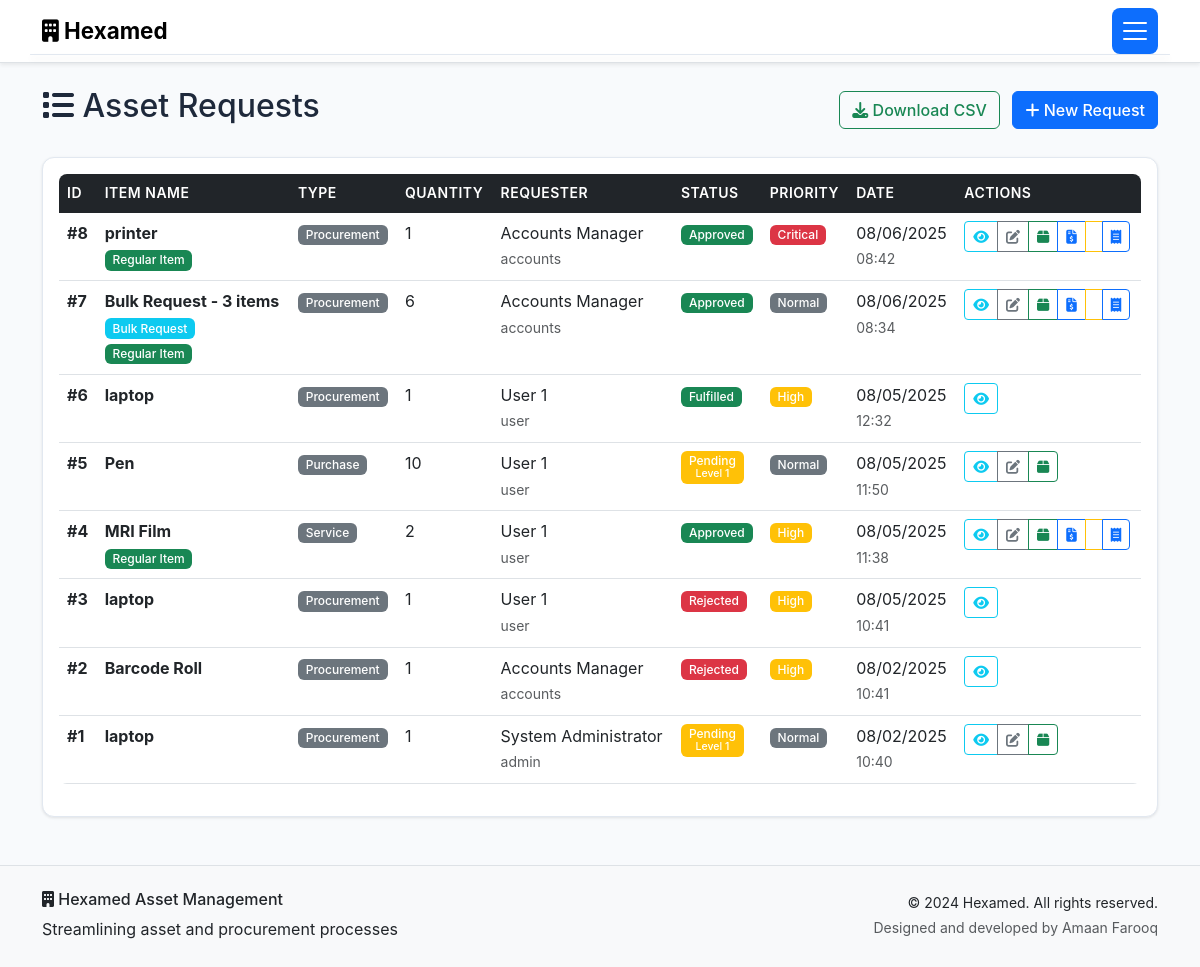
/requests (signed in), run on the app's committed database.
### models.py (models this page shows, shortened)
class AssetRequest(db.Model):
    id = db.Column(db.Integer, primary_key=True)
    item_name = db.Column(db.String(200), nullable=False)
    quantity = db.Column(db.Integer, nullable=False)
    purpose = db.Column(db.Text, nullable=False)
    request_type = db.Column(db.String(50), nullable=False)
    estimated_cost = db.Column(db.Float)
    urgency = db.Column(db.String(20), default='Normal')
    is_bulk_request = db.Column(db.Boolean, default=False)
    bulk_items = db.Column(db.Text)  # JSON array of items for bulk requests
    item_classification = db.Column(db.String(20))  # 'Regular' or 'Specific' - set by SCM
    status = db.Column(db.String(20), default='Pending')
    current_approval_level = db.Column(db.Integer, default=1)
    floor = db.Column(db.String(50))
    fulfilled_from_asset_id = db.Column(db.Integer, db.ForeignKey('asset.id'))
    fulfilled_quantity = db.Column(db.Integer, default=0)
    fulfilled_by = db.Column(db.Integer, db.ForeignKey('user.id'))
    fulfilled_at = db.Column(db.DateTime)
    fulfillment_notes = db.Column(db.Text)
    created_at = db.Column(db.DateTime, default=datetime.utcnow)
    updated_at = db.Column(db.DateTime, default=datetime.utcnow, onupdate=datetime.utcnow)
    user_id = db.Column(db.Integer, db.ForeignKey('user.id'), nullable=False)
    uploaded_files = db.relationship('UploadedFile', backref='request', lazy=True, cascade='all, delete-orphan')
    approvals = db.relationship('Approval', backref='request', lazy=True, cascade='all, delete-orphan')
    fulfilled_from_asset = db.relationship('Asset', foreign_keys=[fulfilled_from_asset_id])
    fulfilled_by_user = db.relationship('User', foreign_keys=[fulfilled_by])

class User(db.Model):
    id = db.Column(db.Integer, primary_key=True)
    username = db.Column(db.String(80), unique=True, nullable=False)
    email = db.Column(db.String(120), unique=True, nullable=False)
    password_hash = db.Column(db.String(256), nullable=False)
    role = db.Column(db.String(50), nullable=False, default='User')
    full_name = db.Column(db.String(100), nullable=False)
    floor = db.Column(db.String(50))
    department = db.Column(db.String(100))
    created_at = db.Column(db.DateTime, default=datetime.utcnow)
    is_active = db.Column(db.Boolean, default=True)
    requests = db.relationship('AssetRequest', foreign_keys='AssetRequest.user_id', backref='requester', lazy=True)

### routes.py (the view)
    def decorated_function(*args, **kwargs):
        if 'user_id' not in session:
            flash('Please log in to access this page.', 'warning')
            return redirect(url_for('login'))
        return f(*args, **kwargs)

### routes.py (called while the page is built)
def require_login(f):
    def decorated_function(*args, **kwargs):
        if 'user_id' not in session:
            flash('Please log in to access this page.', 'warning')
            return redirect(url_for('login'))
        return f(*args, **kwargs)
    decorated_function.__name__ = f.__name__
    return decorated_function

@app.route('/requests')
@require_login
def view_requests():
    user = User.query.get(session['user_id'])
    page = request.args.get('page', 1, type=int)
    if user.role in ['Admin', 'MD', 'Accounts/SCM']:
        requests = AssetRequest.query.order_by(AssetRequest.created_at.desc()).paginate(
            page=page, per_page=10, error_out=False)
    elif user.role == 'Concern Manager':
        requests = AssetRequest.query.filter_by(floor=user.floor).order_by(AssetRequest.created_at.desc()).paginate(
            page=page, per_page=10, error_out=False)
    else:
        requests = AssetRequest.query.filter_by(user_id=user.id).order_by(AssetRequest.created_at.desc()).paginate(
            page=page, per_page=10, error_out=False)
    assets = Asset.query.all() if user.role == 'Accounts/SCM' else []
    return render_template('requests.html', requests=requests, user=user, assets=assets)

### templates/requests.html (shortened to what this page needs)
{% extends "base.html" %}
{% block content %}
<div class="container my-4">
    <div class="row">
        <div class="col">
            <div class="d-flex justify-content-between align-items-center mb-4">
                <h2><i class="fas fa-list"></i> Asset Requests</h2>
                <div>
                    <a href="{{ url_for('download_requests') }}" class="btn btn-outline-success me-2">
                        <i class="fas fa-download"></i> Download CSV
                    </a>
                    <a href="{{ url_for('create_request') }}" class="btn btn-primary">
                        <i class="fas fa-plus"></i> New Request
                    </a>
                </div>
            </div>
        </div>
    </div>
    {% if requests.items %}
    <div class="card">
        <div class="card-body">
            <div class="table-responsive">
                <table class="table table-hover">
                    <thead>
                        <tr>
                            <th>ID</th>
                            <th>Item Name</th>
                            <th>Type</th>
                            <th>Quantity</th>
                            <th>Requester</th>
                            <th>Status</th>
                            <th>Priority</th>
                            <th>Date</th>
                            <th>Actions</th>
                        </tr>
                    </thead>
                    <tbody>
                        {% for request in requests.items %}
                        <tr>
                            <td><strong>#{{ request.id }}</strong></td>
                            <td>
                                <div>
                                    <strong>{{ request.item_name }}</strong>
                                    {% if request.is_bulk_request %}
                                        <br><span class="badge bg-info">Bulk Request</span>
                                    {% endif %}
                                    {% if request.item_classification %}
                                        <br><span class="badge bg-{{ 'success' if request.item_classification == 'Regular' else 'warning' }}">
                                            {{ request.item_classification }} Item
                                        </span>
                                    {% endif %}
                                </div>
                            </td>
                            <td>
                                <span class="badge bg-secondary">{{ request.request_type }}</span>
                            </td>
                            <td>{{ request.quantity }}</td>
                            <td>
                                <div>
                                    {{ request.requester.full_name }}
                                    <br><small class="text-muted">{{ request.requester.username }}</small>
                                </div>
                            </td>
                            <td>
                                {% if request.status == 'Pending' %}
                                    <span class="badge bg-warning">
                                        {{ request.status }}
                                        <br><small>Level {{ request.current_approval_level }}</small>
                                    </span>
                                {% elif request.status == 'Approved' %}
                                    <span class="badge bg-success">{{ request.status }}</span>
                                {% elif request.status == 'Rejected' %}
                                    <span class="badge bg-danger">{{ request.status }}</span>
                                {% elif request.status == 'Fulfilled' %}
                                    <span class="badge bg-success">{{ request.status }}</span>
                                {% endif %}
                            </td>
                            <td>
                                {% if request.urgency == 'Critical' %}
                                    <span class="badge bg-danger">{{ request.urgency }}</span>
                                {% elif request.urgency == 'High' %}
                                    <span class="badge bg-warning">{{ request.urgency }}</span>
                                {% elif request.urgency == 'Normal' %}
                                    <span class="badge bg-secondary">{{ request.urgency }}</span>
                                {% else %}
                                    <span class="badge bg-light text-dark">{{ request.urgency }}</span>
                                {% endif %}
                            </td>
                            <td>
                                <div>
                                    {{ request.created_at.strftime('%m/%d/%Y') if request.created_at else 'N/A' }}
                                    <br><small class="text-muted">{{ request.created_at.strftime('%H:%M') if request.created_at else 'N/A' }}</small>
                                </div>
                            </td>
                            <td>
                                <div class="btn-group btn-group-sm">
                                    <button class="btn btn-outline-info btn-sm" data-bs-toggle="modal"
                                            data-bs-target="#requestModal{{ request.id }}">
                                        <i class="fas fa-eye"></i>
                                    </button>
                                    {% if user.role in ['Accounts/SCM', 'Admin', 'MD'] %}
                                        {% if request.status in ['Pending', 'Approved'] %}
                                            <a href="{{ url_for('edit_request', request_id=request.id) }}"
                                               class="btn btn-outline-secondary btn-sm"
                                               title="Edit Request">
                                                <i class="fas fa-edit"></i>
                                            </a>
                                            <a href="{{ url_for('assign_from_asset', request_id=request.id) }}"
                                               class="btn btn-outline-success btn-sm"
                                               title="Assign from Asset">
                                                <i class="fas fa-box"></i>
                                            </a>
                                        {% endif %}
                                        {% if request.status == 'Approved' and user.role == 'Accounts/SCM' %}
                                            {% if not request.item_classification %}
                                                <a href="{{ url_for('classify_item', request_id=request.id) }}"
                                                   class="btn btn-outline-info btn-sm"
                                                   title="Classify Item & Create PO">
                                                    <i class="fas fa-tags"></i>
                                                </a>
                                            {% else %}
                                                <a href="{{ url_for('create_purchase_order_from_request', request_id=request.id) }}"
                                                   class="btn btn-outline-primary btn-sm"
                                                   title="Create Purchase Order">
                                                    <i class="fas fa-file-invoice-dollar"></i>
                                                </a>
                                            {% endif %}
                                            <a href="{{ url_for('fulfill_request', request_id=request.id) }}"
                                               class="btn btn-outline-warning btn-sm"
                                               title="Fulfill from Assets">
                                            </a>
                                            <a href="{{ url_for('upload_bill', request_id=request.id) }}"
                                               class="btn btn-outline-primary btn-sm"
                                               title="Upload Bill">
                                                <i class="fas fa-receipt"></i>
                                            </a>
                                        {% endif %}
                                    {% endif %}
                                </div>
                            </td>
                        </tr>
                        {% endfor %}
                    </tbody>
                </table>
            </div>
        </div>
    </div>
    {% endif %}
</div>
{% endblock %}

### static/style.css (style rules this page uses)
:root { --hexamed-primary: #2563eb; --hexamed-secondary: #64748b; --hexamed-success: #00ffaa; --hexamed-warning: #ffa200; --hexamed-danger: #ff0000; --hexamed-info: #06b6d4; --hexamed-light: #f8fafc; --hexamed-dark: #465977; --hexamed-gradient: linear-gradient(135deg, #2563eb, #06b6d4); }
body { font-family: 'Inter', 'Segoe UI', Tahoma, Geneva, Verdana, sans-serif; line-height: 1.6; background-color: #f8fafc; color: #1e293b; }
.card { border: 1px solid #e2e8f0; border-radius: 0.75rem; box-shadow: 0 1px 3px rgba(0, 0, 0, 0.1); transition: all 0.3s ease; background: white; }
.btn { font-weight: 500; transition: all 0.3s ease; border-radius: 0.375rem; }
.btn-group .btn { border-radius: 0.25rem; }
.table { border-radius: 0.5rem; overflow: hidden; }
.table thead th { background-color: var(--bs-dark); color: white; border: none; font-weight: 600; text-transform: uppercase; font-size: 0.875rem; letter-spacing: 0.5px; }
.table tbody tr { transition: background-color 0.2s ease; }
.badge { font-weight: 500; font-size: 0.75rem; padding: 0.35em 0.65em; }

### data on the page
AssetRequest: id "8", item_name "printer", item_classification "Regular", request_type "Procurement", quantity "1", requester.full_name "Accounts Manager", requester.username "accounts", status "Approved", urgency "Critical", created_at "08/06/2025", created_at "08:42"
AssetRequest: id "7", item_name "Bulk Request - 3 items", is_bulk_request "Bulk Request", item_classification "Regular", request_type "Procurement", quantity "6", requester.full_name "Accounts Manager", requester.username "accounts", status "Approved", urgency "Normal", created_at "08/06/2025", created_at "08:34"
AssetRequest: id "6", item_name "laptop", request_type "Procurement", quantity "1", requester.full_name "User 1", requester.username "user", status "Fulfilled", urgency "High", created_at "08/05/2025", created_at "12:32"
AssetRequest: id "5", item_name "Pen", request_type "Purchase", quantity "10", requester.full_name "User 1", requester.username "user", status "Pending", current_approval_level "1", urgency "Normal", created_at "08/05/2025", created_at "11:50"
AssetRequest: id "4", item_name "MRI Film", item_classification "Regular", request_type "Service", quantity "2", requester.full_name "User 1", requester.username "user", status "Approved", urgency "High", created_at "08/05/2025", created_at "11:38"
AssetRequest: id "3", item_name "laptop", request_type "Procurement", quantity "1", requester.full_name "User 1", requester.username "user", status "Rejected", urgency "High", created_at "08/05/2025", created_at "10:41"
AssetRequest: id "2", item_name "Barcode Roll", request_type "Procurement", quantity "1", requester.full_name "Accounts Manager", requester.username "accounts", status "Rejected", urgency "High", created_at "08/02/2025", created_at "10:41"
AssetRequest: id "1", item_name "laptop", request_type "Procurement", quantity "1", requester.full_name "System Administrator", requester.username "admin", status "Pending", current_approval_level "1", urgency "Normal", created_at "08/02/2025", created_at "10:40"
